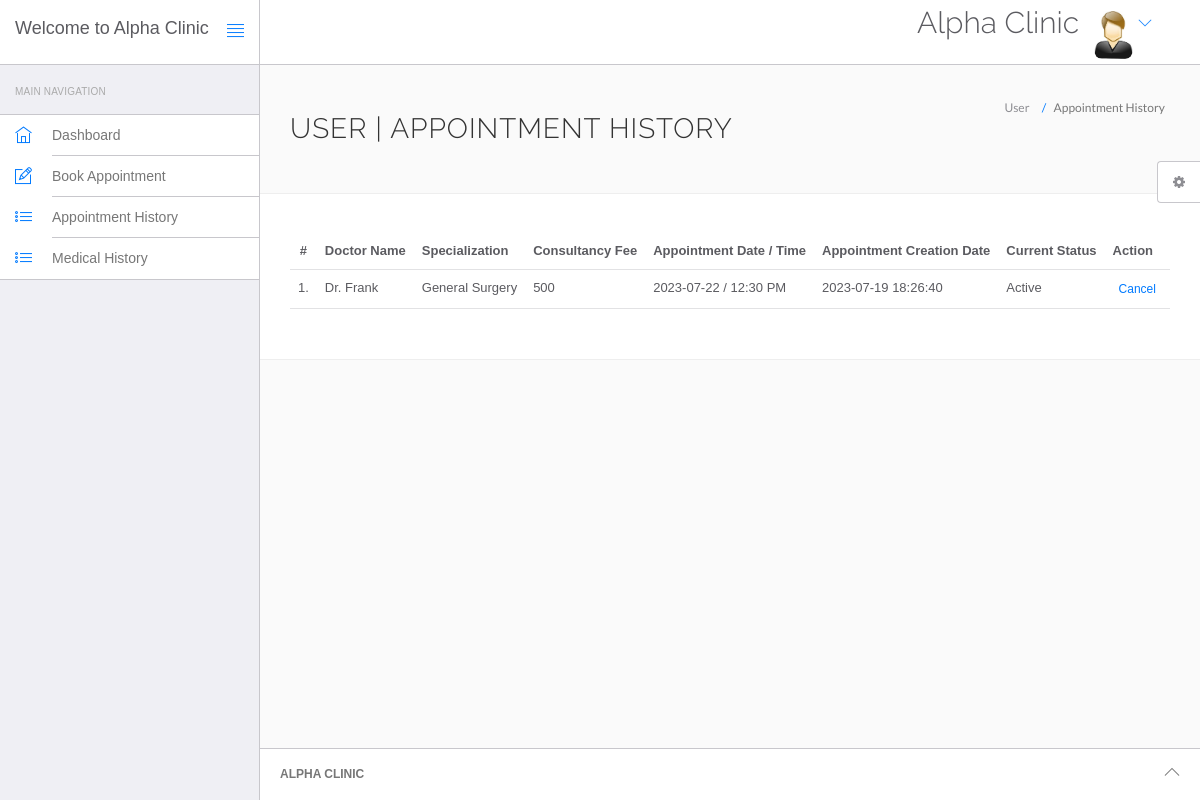
Screenshot of /Clinic/acms/user/php_user/appointment-history.php (signed in) with the database file from the repository.
### tables this page shows
CREATE TABLE `appointment` (
  `id` int(11) NOT NULL,
  `doctorSpecialization` varchar(255) DEFAULT NULL,
  `doctorId` int(11) DEFAULT NULL,
  `userId` int(11) DEFAULT NULL,
  `consultancyFees` int(11) DEFAULT NULL,
  `appointmentDate` varchar(255) DEFAULT NULL,
  `appointmentTime` varchar(255) DEFAULT NULL,
  `postingDate` timestamp NULL DEFAULT current_timestamp(),
  `userStatus` int(11) DEFAULT NULL,
  `doctorStatus` int(11) DEFAULT NULL,
  `updationDate` timestamp NULL DEFAULT NULL ON UPDATE current_timestamp()
);

CREATE TABLE `doctors` (
  `id` int(11) NOT NULL,
  `specilization` varchar(255) DEFAULT NULL,
  `doctorName` varchar(255) DEFAULT NULL,
  `address` longtext DEFAULT NULL,
  `docFees` varchar(255) DEFAULT NULL,
  `contactno` bigint(11) DEFAULT NULL,
  `docEmail` varchar(255) DEFAULT NULL,
  `password` varchar(255) DEFAULT NULL,
  `creationDate` timestamp NULL DEFAULT current_timestamp(),
  `updationDate` timestamp NULL DEFAULT NULL ON UPDATE current_timestamp()
);

### Clinic/acms/user/php_user/appointment-history.php (the view, shortened to what this page needs)
<?php
include('include/config.php');
if(strlen($_SESSION['id']==0)) {
 header('location:logout.php');
  } else{
?>
<!DOCTYPE html>
<html lang="en">
	<head>
		<link rel="stylesheet" href="vendor/bootstrap/css/bootstrap.min.css">
		<link rel="stylesheet" href="vendor/fontawesome/css/font-awesome.min.css">
		<link rel="stylesheet" href="vendor/themify-icons/themify-icons.min.css">
		<link href="vendor/animate.css/animate.min.css" rel="stylesheet" media="screen">
		<link href="vendor/perfect-scrollbar/perfect-scrollbar.min.css" rel="stylesheet" media="screen">
		<link href="vendor/switchery/switchery.min.css" rel="stylesheet" media="screen">
		<link href="vendor/bootstrap-touchspin/jquery.bootstrap-touchspin.min.css" rel="stylesheet" media="screen">
		<link href="vendor/select2/select2.min.css" rel="stylesheet" media="screen">
		<link href="vendor/bootstrap-datepicker/bootstrap-datepicker3.standalone.min.css" rel="stylesheet" media="screen">
		<link href="vendor/bootstrap-timepicker/bootstrap-timepicker.min.css" rel="stylesheet" media="screen">
		<link rel="stylesheet" href="assets/css/styles.css">
		<link rel="stylesheet" href="assets/css/plugins.css">
		<link rel="stylesheet" href="assets/css/themes/theme-1.css" id="skin_color" />
	</head>
	<body>
		<div id="app">
<?php include('include/sidebar.php');?>
			<div class="app-content">
					<?php include('include/header.php');?>
				<div class="main-content" >
					<div class="wrap-content container" id="container">
						<section id="page-title">
							<div class="row">
								<div class="col-sm-8">
									<h1 class="mainTitle">User  | Appointment History</h1>
																	</div>
								<ol class="breadcrumb">
									<li>
										<span>User </span>
									</li>
									<li class="active">
										<span>Appointment History</span>
									</li>
								</ol>
							</div>
						</section>
						<div class="container-fluid container-fullw bg-white">
									<div class="row">
								<div class="col-md-12">
									<table class="table table-hover" id="sample-table-1">
										<thead>
											<tr>
												<th class="center">#</th>
												<th class="hidden-xs">Doctor Name</th>
												<th>Specialization</th>
												<th>Consultancy Fee</th>
												<th>Appointment Date / Time </th>
												<th>Appointment Creation Date  </th>
												<th>Current Status</th>
												<th>Action</th>
											</tr>
										</thead>
										<tbody>
<?php
$sql=mysqli_query($con,"select doctors.doctorName as docname,appointment.*  from appointment join doctors on doctors.id=appointment.doctorId where appointment.userId='".$_SESSION['id']."'");
$cnt=1;
while($row=mysqli_fetch_array($sql))
{
?>
											<tr>
												<td class="center"><?php echo $cnt;?>.</td>
												<td class="hidden-xs"><?php echo $row['docname'];?></td>
												<td><?php echo $row['doctorSpecialization'];?></td>
												<td><?php echo $row['consultancyFees'];?></td>
												<td><?php echo $row['appointmentDate'];?> / <?php echo
												 $row['appointmentTime'];?>
												</td>
												<td><?php echo $row['postingDate'];?></td>
												<td>
<?php if(($row['userStatus']==1) && ($row['doctorStatus']==1))
{
	echo "Active";
}
												?></td>
												<td >
												<div class="visible-md visible-lg hidden-sm hidden-xs">
							<?php if(($row['userStatus']==1) && ($row['doctorStatus']==1))
{ ?>
	<a href="appointment-history.php?id=<?php echo $row['id']?>&cancel=update" onClick="return confirm('Are you sure you want to cancel this appointment ?')"class="btn btn-transparent btn-xs tooltips" title="Cancel Appointment" tooltip-placement="top" tooltip="Remove">Cancel</a>
	<?php } else {
		echo "Canceled";
		} ?>
												</div>
												</td>
											</tr>
											<?php
$cnt=$cnt+1;
											 }?>
										</tbody>
									</table>
								</div>
							</div>
								</div>
					</div>
				</div>
			</div>
	<?php include('include/footer.php');?>
	<?php include('include/setting.php');?>
		</div>
	</body>
</html>
<?php } ?>

### Clinic/acms/user/php_user/assets/css/themes/theme-1.css (style rules this page uses)
body { background: #FAFAFA; }

### rows the page displays
appointment: doctorId.doctorName "Dr. Frank", doctorSpecialization "General Surgery", consultancyFees "500", appointmentDate "2023-07-22", appointmentTime "12:30 PM", postingDate "2023-07-19 18:26:40", userStatus "Active"
